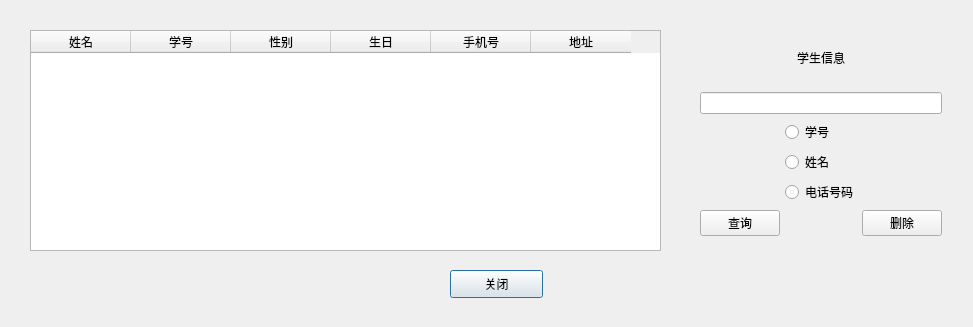
<?xml version="1.0" encoding="UTF-8"?>
<ui version="4.0">
 <class>SearchWindow</class>
 <widget class="QDialog" name="SearchWindow">
  <property name="geometry">
   <rect>
    <x>0</x>
    <y>0</y>
    <width>973</width>
    <height>327</height>
   </rect>
  </property>
  <property name="windowTitle">
   <string>查找</string>
  </property>
  <widget class="QTableWidget" name="tableWidget">
   <property name="geometry">
    <rect>
     <x>30</x>
     <y>30</y>
     <width>631</width>
     <height>221</height>
    </rect>
   </property>
   <column>
    <property name="text">
     <string>姓名</string>
    </property>
   </column>
   <column>
    <property name="text">
     <string>学号</string>
    </property>
   </column>
   <column>
    <property name="text">
     <string>性别</string>
    </property>
   </column>
   <column>
    <property name="text">
     <string>生日</string>
    </property>
   </column>
   <column>
    <property name="text">
     <string>手机号</string>
    </property>
   </column>
   <column>
    <property name="text">
     <string>地址</string>
    </property>
   </column>
  </widget>
  <widget class="QPushButton" name="pushButton_close">
   <property name="geometry">
    <rect>
     <x>450</x>
     <y>270</y>
     <width>93</width>
     <height>28</height>
    </rect>
   </property>
   <property name="text">
    <string>关闭</string>
   </property>
  </widget>
  <widget class="QWidget" name="layoutWidget">
   <property name="geometry">
    <rect>
     <x>700</x>
     <y>30</y>
     <width>242</width>
     <height>206</height>
    </rect>
   </property>
   <layout class="QVBoxLayout" name="verticalLayout_3">
    <item>
     <layout class="QVBoxLayout" name="verticalLayout_2">
      <item>
       <layout class="QHBoxLayout" name="horizontalLayout_2">
        <item>
         <spacer name="horizontalSpacer_2">
          <property name="orientation">
           <enum>Qt::Horizontal</enum>
          </property>
          <property name="sizeHint" stdset="0">
           <size>
            <width>40</width>
            <height>20</height>
           </size>
          </property>
         </spacer>
        </item>
        <item>
         <widget class="QLabel" name="label_prompt">
          <property name="styleSheet">
           <string notr="true">font: 16pt &quot;Adobe 仿宋 Std R&quot;;</string>
          </property>
          <property name="text">
           <string>学生信息</string>
          </property>
         </widget>
        </item>
        <item>
         <spacer name="horizontalSpacer_3">
          <property name="orientation">
           <enum>Qt::Horizontal</enum>
          </property>
          <property name="sizeHint" stdset="0">
           <size>
            <width>40</width>
            <height>20</height>
           </size>
          </property>
         </spacer>
        </item>
       </layout>
      </item>
      <item>
       <widget class="QLineEdit" name="lineEdit_info">
        <property name="minimumSize">
         <size>
          <width>0</width>
          <height>21</height>
         </size>
        </property>
       </widget>
      </item>
     </layout>
    </item>
    <item>
     <layout class="QHBoxLayout" name="horizontalLayout_3">
      <item>
       <spacer name="horizontalSpacer_4">
        <property name="orientation">
         <enum>Qt::Horizontal</enum>
        </property>
        <property name="sizeHint" stdset="0">
         <size>
          <width>40</width>
          <height>20</height>
         </size>
        </property>
       </spacer>
      </item>
      <item>
       <layout class="QVBoxLayout" name="verticalLayout">
        <item>
         <widget class="QRadioButton" name="radioButton_number">
          <property name="styleSheet">
           <string notr="true">font: 14pt &quot;楷体&quot;;</string>
          </property>
          <property name="text">
           <string>学号</string>
          </property>
          <attribute name="buttonGroup">
           <string notr="true">buttonGroup</string>
          </attribute>
         </widget>
        </item>
        <item>
         <widget class="QRadioButton" name="radioButton_name">
          <property name="styleSheet">
           <string notr="true">font: 14pt &quot;楷体&quot;;</string>
          </property>
          <property name="text">
           <string>姓名</string>
          </property>
          <attribute name="buttonGroup">
           <string notr="true">buttonGroup</string>
          </attribute>
         </widget>
        </item>
        <item>
         <widget class="QRadioButton" name="radioButton_phonenum">
          <property name="styleSheet">
           <string notr="true">font: 14pt &quot;楷体&quot;;</string>
          </property>
          <property name="text">
           <string>电话号码</string>
          </property>
          <attribute name="buttonGroup">
           <string notr="true">buttonGroup</string>
          </attribute>
         </widget>
        </item>
       </layout>
      </item>
      <item>
       <spacer name="horizontalSpacer_5">
        <property name="orientation">
         <enum>Qt::Horizontal</enum>
        </property>
        <property name="sizeHint" stdset="0">
         <size>
          <width>40</width>
          <height>20</height>
         </size>
        </property>
       </spacer>
      </item>
     </layout>
    </item>
    <item>
     <layout class="QHBoxLayout" name="horizontalLayout">
      <item>
       <widget class="QPushButton" name="pushButton_search">
        <property name="text">
         <string>查询</string>
        </property>
       </widget>
      </item>
      <item>
       <spacer name="horizontalSpacer">
        <property name="orientation">
         <enum>Qt::Horizontal</enum>
        </property>
        <property name="sizeHint" stdset="0">
         <size>
          <width>40</width>
          <height>20</height>
         </size>
        </property>
       </spacer>
      </item>
      <item>
       <widget class="QPushButton" name="pushButton_del">
        <property name="text">
         <string>删除</string>
        </property>
       </widget>
      </item>
     </layout>
    </item>
   </layout>
  </widget>
 </widget>
 <resources/>
 <connections/>
 <buttongroups>
  <buttongroup name="buttonGroup"/>
 </buttongroups>
</ui>
